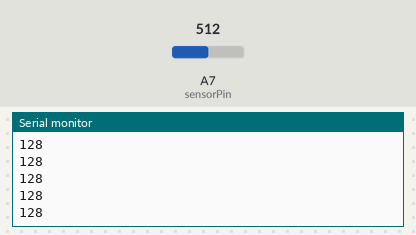
Simulated run of this sketch. Board: Arduino Nano, built with avr-gcc and run on an emulated ATmega328P. Shown: the last lines printed to the serial monitor. The test bench sets the inputs (shaded band); at power-on: A7 (sensorPin) = 512.

Above: at 1.2 s.
1.3 s: A7 (sensorPin) set to 716
At 2.0 s:
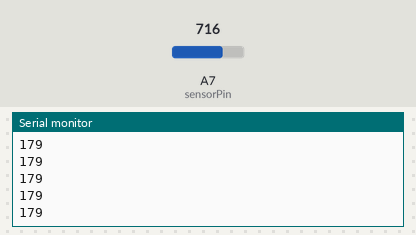
2.8 s: A7 (sensorPin) set to 900
At 3.3 s:
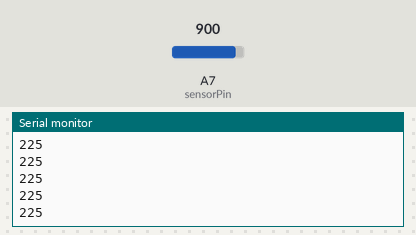
Timing chart, 0 to 5.8 s (numbered marks = the images above; inputs shaded):
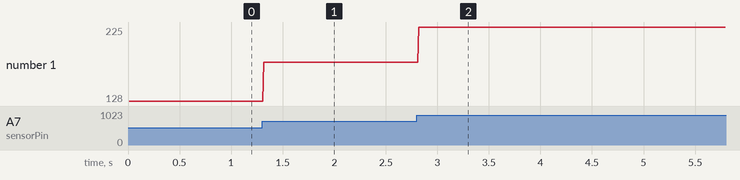

Measured:
- after the input at 1.3 s, the serial monitor: prints a new line at once (image 1)
- after the input at 2.8 s, the serial monitor: prints a new line at once (image 2)
- plotted number 1: 128 → 179 after the input at 1.3 s, 179 → 225 after the input at 2.8 s

The sketch:

08_photo_resistor.ino
```cpp
int sensorPin = A7;
int input;
int output;

void setup() {
    Serial.begin(9600);
}

void loop()
{
    // read the sensor value (0-1023)
    input = analogRead(sensorPin);

    // compute the led output value (0-255)
    output = input / 4;

    // wait .1 second
    delay(10);

    // write values to serial port
    Serial.println( output );
    // Serial.write( output );
}
```
